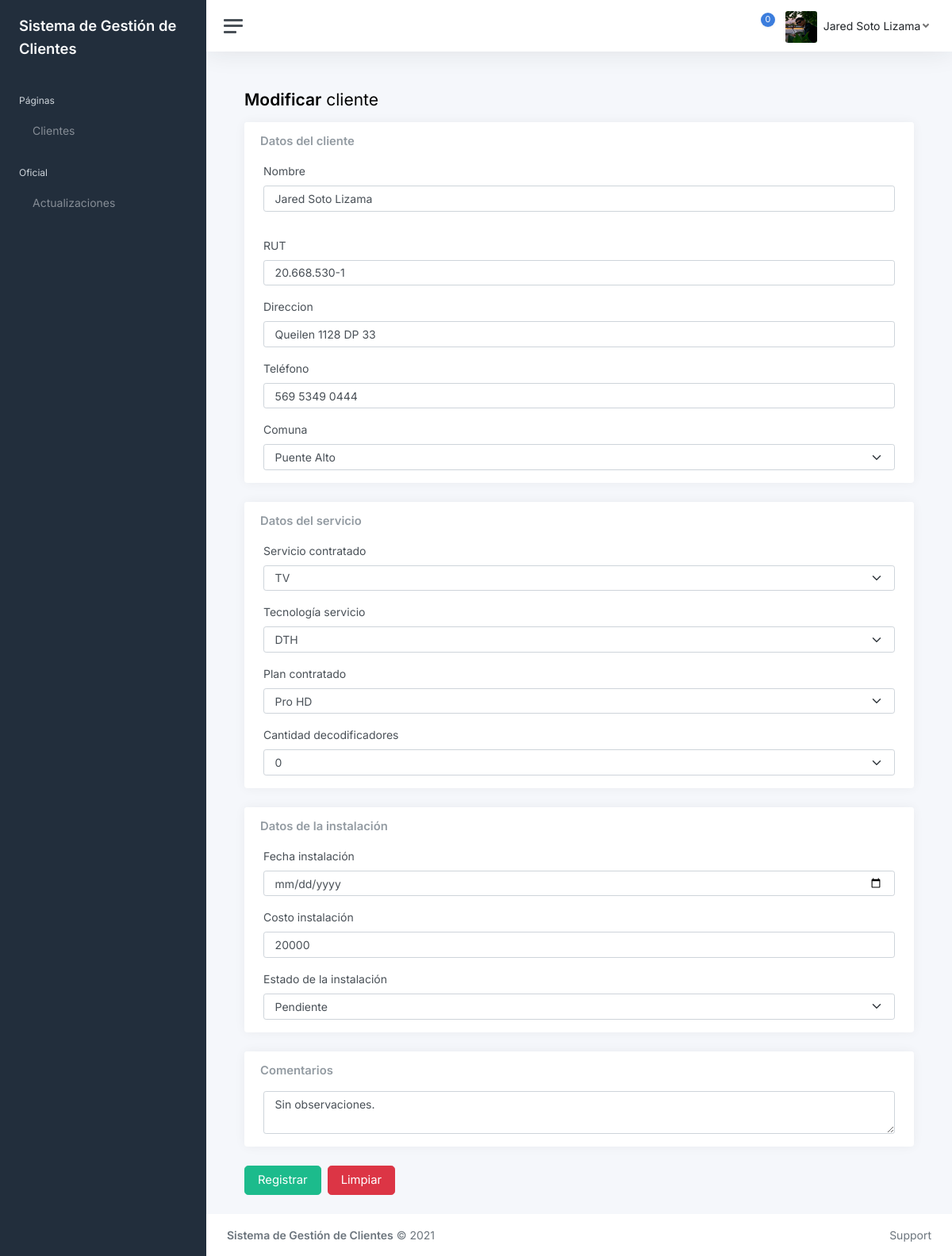
The app's page /modificarCliente/4/ (signed in) with its own data.
### webClaro/models.py (models this page shows, shortened)
class ImagenPerfil(models.Model):
    id = models.AutoField(primary_key=True)
    usuario = models.CharField(max_length=20)
    imagen = models.ImageField(upload_to='imgPerfil')

class Cliente(models.Model):
    id = models.AutoField(primary_key=True)
    nombre = models.CharField(max_length=50)
    rut = models.CharField(max_length=12)
    direccion = models.CharField(max_length=50)
    telefono = models.CharField(max_length=13)
    servicioContratado = models.CharField(max_length=20)
    tecnologiaServicio = models.CharField(max_length=4)
    planContratado = models.CharField(max_length=30)
    cantidadDecos = models.IntegerField()
    costoInstalacion = models.IntegerField()
    fechaInstalacion = models.DateField()
    vendedor = models.CharField(max_length=20)
    servicioTecnologia = models.CharField(max_length=20)
    estado = models.CharField(max_length=20)
    Comuna = ForeignKey(Comuna, on_delete=models.CASCADE)
    comentarios = models.CharField(max_length=300)

### webClaro/views.py (the view, shortened to what this page needs)
# urls.py: path('modificarCliente/<id>/', views.modificarCliente, name='modificarCliente'),
@login_required(login_url='/login/')
def modificarCliente(request, id):
    mensaje = ''
    try:
        cliente = Cliente.objects.get(id = id)
        img = ImagenPerfil.objects.filter(usuario = request.user.username)
        objComuna = Comuna.objects.all()
        objServicioContratado = ServicioContratado.objects.all()
        objTecnologiaServicio = TecnologiaServicio.objects.all()
        objPlanContratado = PlanContratado.objects.all()
        objCantidadDecodificadores = CantidadDecodificadores.objects.all()
        objEstadoInstalacion = EstadoInstalacion.objects.all()
        return render(request, "modifCliente.html", {"img": img, "comunas":objComuna, "cliente":cliente, "servicios":objServicioContratado, "tecnologias":objTecnologiaServicio, "planes":objPlanContratado, "decos":objCantidadDecodificadores, "estados":objEstadoInstalacion})
    except Exception as e:
        mensaje = "No existe el cliente."
        print(e)

### webClaro/templates/modifCliente.html (shortened to what this page needs)
{% extends "base.html" %}
{% load static %}
{% block contenido %}
<h1 class="h3 mb-3"><strong>Modificar</strong> cliente</h1>
<div class="row">
	<form action="{% url 'actualizarCliente' %}" method="POST">
	<div class="col-12 col-lg-12 col-xxl-12 d-flex">
		<div class="card flex-fill">
			<div class="card-header">
				<h5 class="card-title mb-0">Datos del cliente</h5>
			</div>
			<div class="me-4 ms-4 mb-3">
				<label class="form-label">Nombre</label>
				<input type="text" value="{{cliente.nombre}}" name="txtNombre" minlength="5" maxlength="50" class="form-control" placeholder="Nombre del cliente" required>
			</div>
			<div class="me-4 ms-4 mb-3">
				<label class="form-label">RUT</label>
				<input type="text" value="{{cliente.rut}}" name="txtRUT" minlength="11" maxlength="12" class="form-control" placeholder="12.345.678-0" required>
			</div>
			<div class="me-4 ms-4 mb-3">
				<label class="form-label">Direccion</label>
				<input type="text" value="{{cliente.direccion}}" name="txtDireccion" minlength="10" maxlength="50" class="form-control" placeholder="Dirección del cliente" required>
			</div>
			<div class="me-4 ms-4 mb-3">
				<label class="form-label">Teléfono</label>
				<input type="text" value="{{cliente.telefono}}" name="txtTelefono" minlength="13" maxlength="13" class="form-control" placeholder="+569 1234 1234" required>
			</div>
			<div class="me-4 ms-4 mb-3">
				<label class="form-label">Comuna</label>
				<select class="form-select" name="selComuna" required>
					{% for reg in comunas %}
						{% if reg.nombre == cliente.Comuna.nombre %}
                            <option selected>{{reg.nombre}}</option>
                        {% else %}
                            <option>{{reg.nombre}}</option>
                        {% endif %}
					{% endfor %}
				</select>
			</div>
		</div>
	</div>
	<div class="col-12 col-lg-12 col-xxl-12 d-flex">
		<div class="card flex-fill">
			<div class="card-header">
				<h5 class="card-title mb-0">Datos del servicio</h5>
			</div>
			<div class="me-4 ms-4 mb-3">
				<label class="form-label">Servicio contratado</label>
				<select class="form-select" name="selServicio" required>
					{% for reg in servicios %}
						{% if reg.nombre == cliente.servicioContratado %}
                            <option selected>{{reg.nombre}}</option>
                        {% else %}
                            <option>{{reg.nombre}}</option>
                        {% endif %}
					{% endfor %}
				</select>
			</div>
			<div class="me-4 ms-4 mb-3">
				<label class="form-label">Tecnología servicio</label>
				<select class="form-select" name="selTecnologia" required>
					{% for reg in tecnologias %}
						{% if reg.nombre == cliente.tecnologiaServicio %}
                            <option selected>{{reg.nombre}}</option>
                        {% else %}
                            <option>{{reg.nombre}}</option>
                        {% endif %}
					{% endfor %}
				</select>
			</div>
			<div class="me-4 ms-4 mb-3">
				<label class="form-label">Plan contratado</label>
				<select class="form-select" name="selPlan" required>
					{% for reg in planes %}
						{% if reg.nombre == cliente.planContratado %}
                            <option selected>{{reg.nombre}}</option>
                        {% else %}
                            <option>{{reg.nombre}}</option>
                        {% endif %}
					{% endfor %}
				</select>
			</div>
			<div class="me-4 ms-4 mb-3">
				<label class="form-label">Cantidad decodificadores</label>
				<select class="form-select" name="selDecos" required>
					{% for reg in decos %}
						{% if reg.nombre == cliente.cantidadDecos %}
                            <option selected>{{reg.nombre}}</option>
                        {% else %}
                            <option>{{reg.nombre}}</option>
                        {% endif %}
					{% endfor %}
				</select>
			</div>
		</div>
	</div>
	<div class="col-12 col-lg-12 col-xxl-12 d-flex">
		<div class="card flex-fill">
			<div class="card-header">
				<h5 class="card-title mb-0">Datos de la instalación</h5>
			</div>
			<div class="me-4 ms-4 mb-3">
				<label class="form-label">Fecha instalación</label>
				<input type="date" value="{{cliente.fechaInstalacion}}" name="inpFecha" class="form-control" placeholder="Fecha de instalación" required>
			</div>
			<div class="me-4 ms-4 mb-3">
				<label class="form-label">Costo instalación</label>
				<input type="number" value="{{cliente.costoInstalacion}}" name="txtCostoInst" minlength="5" maxlength="5" class="form-control" placeholder="00000" required>
			</div>
			<div class="me-4 ms-4 mb-3">
				<label class="form-label">Estado de la instalación</label required>
				<select class="form-select" name="selEstado">
					{% for reg in estados %}
						{% if reg.nombre == cliente.estado %}
                            <option selected>{{reg.nombre}}</option>
                        {% else %}
                            <option>{{reg.nombre}}</option>
                        {% endif %}
					{% endfor %}
				</select>
			</div>
		</div>
	</div>
	<div class="col-12 col-lg-12 col-xxl-12 d-flex">
		<div class="card flex-fill">
			<div class="card-header">
				<h5 class="card-title mb-0">Comentarios</h5>
			</div>
			<div class="me-4 ms-4 mb-3">
				<textarea class="form-control" value="{{cliente.comentarios}}" name="txtComentarios" maxlength="300" rows="2" placeholder="Comentarios y observaciones">{{cliente.comentarios}}</textarea>
			</div>
		</div>
	</div>
	<div class="row">
		<div class="col">
			<div class="row">
				<div class="col">
					<div>
						<div class="text-center mb-3 me-1 d-inline">
							<button type="submit" class="btn btn-lg btn-success"> Registrar</button>
						</div>
						<div class="text-center mb-3 d-inline">
							<button type="reset" class="btn btn-lg btn-danger"> Limpiar</button>
						</div>
					</div>
				</div>
			</div>
		</div>
	</div>
	</form>
</div>
{% endblock contenido %}

### webClaro/templates/base.html (shortened to what this page needs)
{% load static %}
<!DOCTYPE html>
<html lang="es">
<head>
	<link href="{% static 'css/app.css' %}" rel="stylesheet">
</head>
<body>
	<div class="wrapper">
		<nav id="sidebar" class="sidebar js-sidebar">
			<div class="sidebar-content js-simplebar">
				<a class="sidebar-brand" href="{% url 'index' %}">
					<span class="align-middle">Sistema de Gestión de Clientes</span>
				</a>
				<ul class="sidebar-nav">
					<li class="sidebar-header">Páginas</li>
					<li class="sidebar-item">
						<a class="sidebar-link" href="{% url 'index' %}">
							<span class="align-middle">Clientes</span>
            			</a>
					</li>
					<li class="sidebar-header">Oficial</li>
					<li class="sidebar-item">
						<a class="sidebar-link" href="{% url 'actualizaciones' %}">
							<span class="align-middle">Actualizaciones</span>
            			</a>
					</li>
				</ul>
			</div>
		</nav>
		<div class="main">
			<nav class="navbar navbar-expand navbar-light navbar-bg">
				<a class="sidebar-toggle js-sidebar-toggle"><i class="hamburger align-self-center"></i></a>
				<div class="navbar-collapse collapse">
					<ul class="navbar-nav navbar-align">
						<li class="nav-item dropdown">
							<a class="nav-icon dropdown-toggle" href="#" id="alertsDropdown" data-bs-toggle="dropdown">
								<div class="position-relative">
									<span class="indicator">0</span>
								</div>
							</a>
						</li>
						<li class="nav-item dropdown"><a class="nav-icon dropdown-toggle d-inline-block d-sm-none" href="#" data-bs-toggle="dropdown"></a>
							<a class="nav-link dropdown-toggle d-none d-sm-inline-block" href="#" data-bs-toggle="dropdown">{% for reg in img %}<img src="{{reg.imagen.url}}"{% endfor %} class="avatar img-fluid rounded me-1"/><span class="text-dark ms-1">{{user.first_name}} {{user.last_name}}</span></a>
						</li>
					</ul>
				</div>
			</nav>
			<main class="content">
				<div class="container-fluid p-0">
					{% block contenido %}
					{% endblock contenido %}
				</div>
			</main>
			<footer class="footer">
				<div class="container-fluid">
					<div class="row text-muted">
						<div class="col-6 text-start">
							<p class="mb-0"><a class="text-muted"><strong>Sistema de Gestión de Clientes</strong></a> &copy; 2021</p>
						</div>
						<div class="col-6 text-end">
							<ul class="list-inline">
								<li class="list-inline-item">
									<a class="text-muted" href="https://adminkit.io/" target="_blank">Support</a>
								</li>
							</ul>
						</div>
					</div>
				</div>
			</footer>
		</div>
	</div>
</body>
</html>

### records on screen
ImagenPerfil: imagen (picture)
Cliente: txtNombre "Jared Soto Lizama", txtRUT "20.668.530-1", txtDireccion "Queilen 1128 DP 33", txtTelefono "569 5349 0444", txtCostoInst "20000", txtComentarios "Sin observaciones."

### other values on screen
{{ user.first_name }} "Jared"
{{ user.last_name }} "Soto Lizama"
form field selComuna "Puente Alto"
form field selServicio "TV"
form field selTecnologia "DTH"
form field selPlan "Pro HD"
form field selDecos "0"
form field selEstado "Pendiente"
